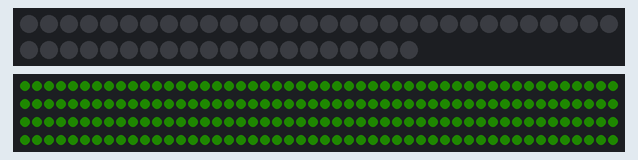
Recording of a sketch running on a simulated ESP32. Shown: 50 RGB LEDs in strip order, left to right, continuing on the next row, 200 RGB LEDs in strip order, left to right, continuing on the next row. Dim RGB values are drawn brighter than linear; random numbers use the default seed unless the sketch sets one.

Above: at 3.2 s.
At 6.4 s:
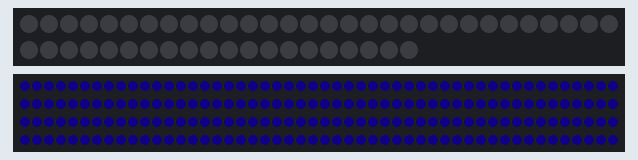
At 9.5 s:
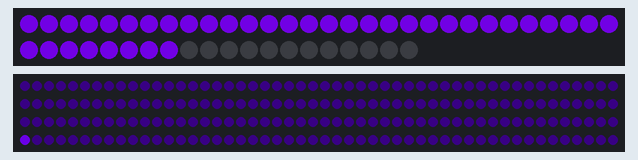
At 19.0 s:
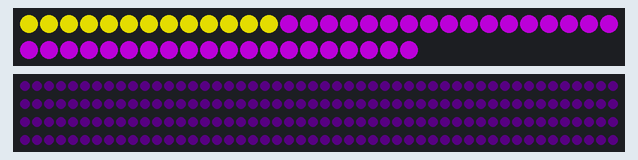
At 28.5 s:
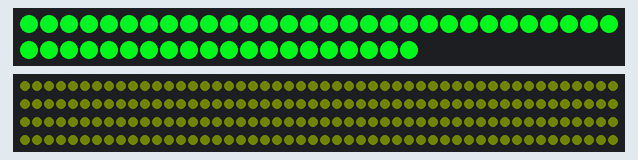
At 37.9 s:
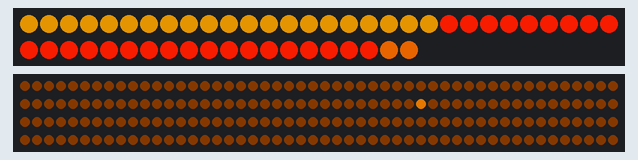

Measured:
- what the display in image 1 shows lasts 3.2 s, from 6.3 s to 9.5 s

The sketch:

funky_string_test.ino
```cpp
#include <FastLED.h>
#include <math.h>
#include <esp_now.h>
#include <WiFi.h>


#define MAX_BRIGHTNESS 255
#define FIRING_THRESHOLD 10

CRGB fairy_leds[200];
CRGB tube_leds[50];

CRGB other_led_tubes[2][50];

int HUE[4];

bool is_firing = false;
int fairy_firing_idx = 0;
int tube_firing_idx = 0;
int firing_delayer = 0;
int firing_threshold = 2;


void setup() {
  FastLED.addLeds<NEOPIXEL, 14>(tube_leds, 50);
  FastLED.addLeds<WS2811, 32>(fairy_leds, 200);
  // FastLED.addLeds<NEOPIXEL, 26>(other_led_tubes[0], 50);
  // FastLED.addLeds<NEOPIXEL, 27>(other_led_tubes[1], 50);

}

float delay_ms = 0.0;
int hue_min = 0;
int hue_max = 0;
void loop() {
  hue_min = random8();
  hue_max = hue_min + 20;
  HUE[0] = random(hue_min, hue_max) % 256;
  HUE[1] = random(hue_min, hue_max) % 256;
  HUE[2] = random8();
  HUE[3] = random8();
  for (int i = 50; i < MAX_BRIGHTNESS; i++ ) {
    for (int j = 0; j < 200; j++) {
      fairy_leds[j] = CHSV(HUE[0], 255, i);
    }
    // for (int j = 0; j < 50; j++) {
    //   tube_leds[j] = CHSV(HUE[0], 255, i);
    //   // other_led_tubes[0][j] = CHSV(HUE[2], 255, i);
    //   // other_led_tubes[1][j] = CHSV(HUE[3], 255, i);
    // }
    process_synapses();
    FastLED.show();
    delay(delay_ms);
  }
  for (int i = MAX_BRIGHTNESS - 1; i >= 50; i-- ) {
    for (int j = 0; j < 200; j++) {
      fairy_leds[j] = CHSV(HUE[0], 255, i);
    }
    // for (int j = 0; j < 50; j++) {
    //   tube_leds[j] = CHSV(HUE[0], 255, i);
    //   other_led_tubes[0][j] = CHSV(HUE[2], 255, i);
    //   other_led_tubes[1][j] = CHSV(HUE[3], 255, i);
    // }
    process_synapses();
    FastLED.show();
    delay(delay_ms);
  }
}


void process_synapses() {
  if (is_firing) {
    fairy_leds[fairy_firing_idx] = CHSV(HUE[0], 255, 255);
    tube_leds[tube_firing_idx] = CHSV(HUE[1], 255, 255);
    other_led_tubes[0][tube_firing_idx] = CHSV(HUE[2], 255, 255);
    other_led_tubes[1][tube_firing_idx] = CHSV(HUE[3], 255, 255);
    if (++firing_delayer == firing_threshold) {
      firing_delayer = 0;
      if (++fairy_firing_idx >= 200) {
        is_firing = false;
      } else {
        if (fairy_firing_idx % 4 == 0) {
          tube_firing_idx++;
        }
      }
    }
  } else if (random8() < FIRING_THRESHOLD && random8() < FIRING_THRESHOLD) {
    is_firing = true;
    fairy_firing_idx = 0;
    tube_firing_idx = 0;
  }
}
```
